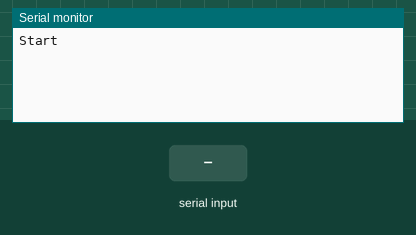
Bench run of a sketch on a simulated Arduino Uno, built with avr-gcc and run on an emulated ATmega328P. Shown: the last lines printed to the serial monitor. Inputs (shaded band) come from the test bench.

Above: at 1.2 s.
1.3 s: "90,45\n" received over Serial
At 2.5 s:
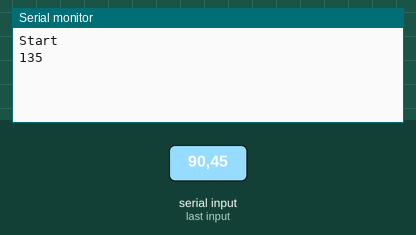
4.3 s: "30,150\n" received over Serial
At 4.8 s:
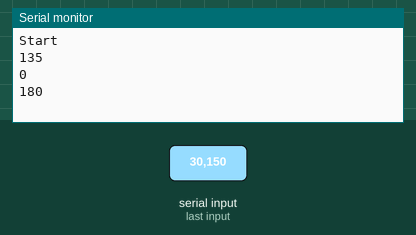
Timing chart, 0 to 7.3 s (numbered marks = the images above; inputs shaded):
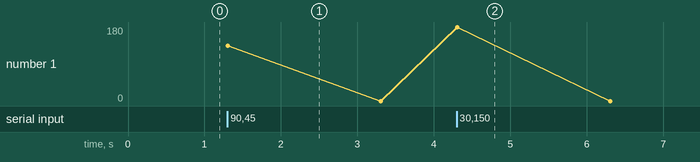

The sketch:

1_Function.ino
```cpp
void setup()
{
  Serial.begin(9600);
  Serial.println("Start");
}

int a = 0;
int b = 0;

void loop()
{
  if(Serial.available())
  {
    a = Serial.parseInt();
    b = Serial.parseInt();
    int c = Sum(a,b);
    Serial.println(c);
  }
}

int Sum(int x1, int x2)
{
  return x1+x2;
}
```

Measured:
- after the input at 1.3 s, the serial monitor: prints a new line at once (image 1)
- after the input at 4.3 s, the serial monitor: prints a new line at once (image 2)
